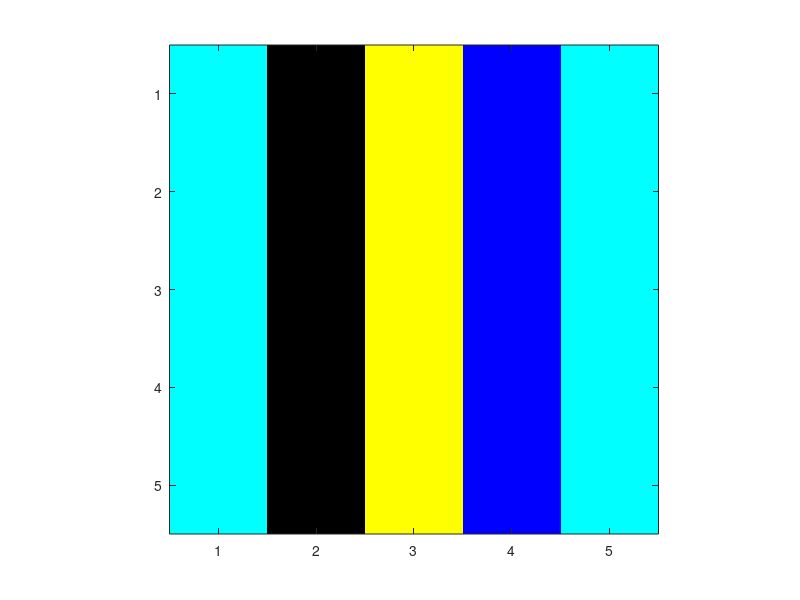

Recreate this plot in MATLAB.
% Venus Onyango
% April 24 2024
%This code is going to create a color map.
clear; clc

mycolormap = [ 0, 1, 1; % cyan
   0, 0, 0; % black
   1, 1, 0; % yellow
   0, 0, 1]; % blue

% Array A 
A = [0, 1, 2, 3, 0 ;
   0, 1, 2, 3, 0;
   0, 1, 2, 3, 0 ;
   0, 1, 2, 3, 0 ;
   0, 1, 2, 3, 0] ;

colormap(mycolormap)
imagesc(A)
axis square